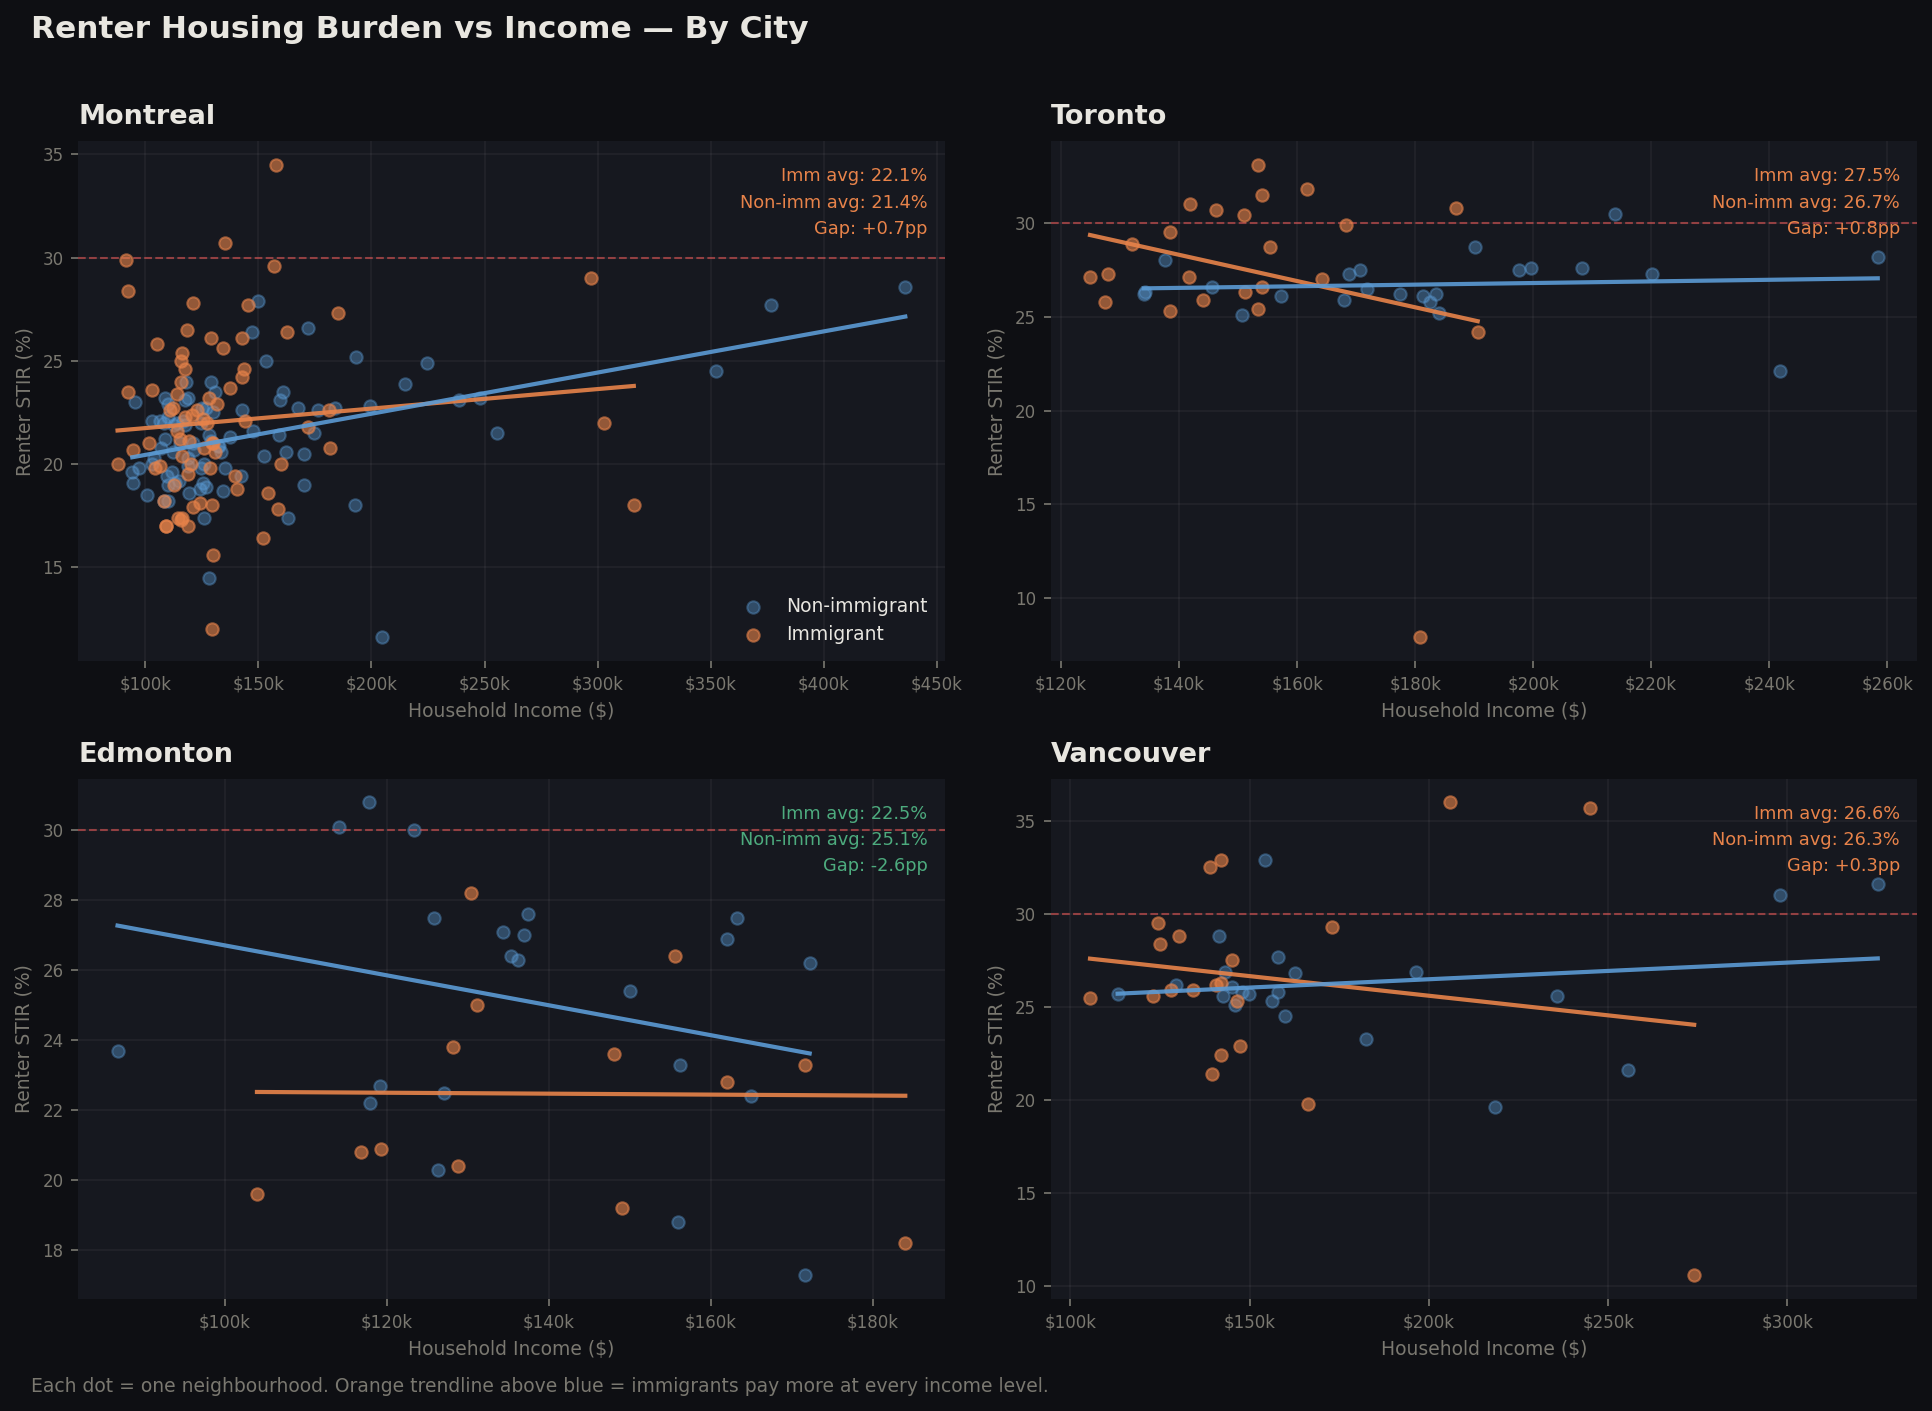

Write the Python code that produced this figure.
import pandas as pd
import matplotlib.pyplot as plt
import numpy as np

df = pd.read_csv('data/master_clean.csv')

csd = df[~df['geography'].str.contains('CMA|Canada', na=False)]
csd = csd[csd['city'] != 'Other']

cities = ['Montreal', 'Toronto', 'Edmonton', 'Vancouver']
fig, axes = plt.subplots(2, 2, figsize=(13, 9))
fig.patch.set_facecolor('#0e0f13')
axes = axes.flatten()

for i, city in enumerate(cities):
    ax = axes[i]
    ax.set_facecolor('#16181f')

    imm = csd[(csd['city']==city) & (csd['immigrant_status']=='Immigrant')].dropna(subset=['total_income','renter_stir'])
    non = csd[(csd['city']==city) & (csd['immigrant_status']=='Non-immigrants')].dropna(subset=['total_income','renter_stir'])

    ax.scatter(non['total_income'], non['renter_stir'],
               color='#5b9bd5', alpha=0.4, s=35, label='Non-immigrant', zorder=2)
    ax.scatter(imm['total_income'], imm['renter_stir'],
               color='#e8834a', alpha=0.6, s=35, label='Immigrant', zorder=3)

    # Trendlines
    for data, color in [(imm, '#e8834a'), (non, '#5b9bd5')]:
        if len(data) > 2:
            m, b = np.polyfit(data['total_income'], data['renter_stir'], 1)
            x_line = np.linspace(data['total_income'].min(), data['total_income'].max(), 100)
            ax.plot(x_line, m*x_line + b, color=color, linewidth=2, alpha=0.9, zorder=4)

    # 30% line
    ax.axhline(y=30, color='#e05555', linestyle='--', linewidth=1, alpha=0.6)

    # City label
    ax.set_title(city, fontsize=13, color='#e8e6e0', fontweight='bold', loc='left', pad=8)

    # STIR gap annotation
    imm_mean = imm['renter_stir'].mean()
    non_mean = non['renter_stir'].mean()
    gap = imm_mean - non_mean
    sign = '+' if gap >= 0 else ''
    color = '#e8834a' if gap > 0 else '#4dab7e'
    ax.text(0.98, 0.95, f'Imm avg: {imm_mean:.1f}%\nNon-imm avg: {non_mean:.1f}%\nGap: {sign}{gap:.1f}pp',
            transform=ax.transAxes, fontsize=8.5, color=color,
            ha='right', va='top', linespacing=1.6)

    ax.set_xlabel('Household Income ($)', color='#7a7870', fontsize=9)
    ax.set_ylabel('Renter STIR (%)', color='#7a7870', fontsize=9)
    ax.tick_params(colors='#7a7870', labelsize=8)
    ax.spines[['top','right','left','bottom']].set_visible(False)
    ax.yaxis.grid(True, color='#ffffff', alpha=0.05)
    ax.xaxis.grid(True, color='#ffffff', alpha=0.05)
    ax.set_axisbelow(True)
    ax.xaxis.set_major_formatter(plt.FuncFormatter(lambda x, _: f'${x/1000:.0f}k'))

    if i == 0:
        ax.legend(framealpha=0, labelcolor='#e8e6e0', fontsize=9)

fig.suptitle('Renter Housing Burden vs Income — By City',
             fontsize=15, color='#e8e6e0', fontweight='bold', y=1.01, x=0.02, ha='left')
fig.text(0.02, -0.01,
         'Each dot = one neighbourhood. Orange trendline above blue = immigrants pay more at every income level.',
         fontsize=9, color='#7a7870')

plt.tight_layout()
plt.savefig('visuals/chart5_income_stir_cities.png', dpi=150, bbox_inches='tight',
            facecolor='#0e0f13')
print("Saved: visuals/chart5_income_stir_cities.png")
